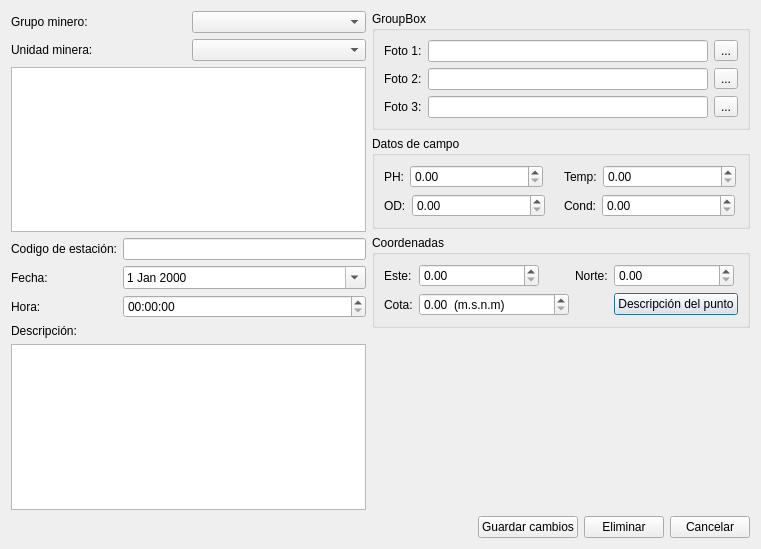
<?xml version="1.0" encoding="UTF-8"?>
<ui version="4.0">
 <class>EditDataDialog</class>
 <widget class="QDialog" name="EditDataDialog">
  <property name="geometry">
   <rect>
    <x>0</x>
    <y>0</y>
    <width>761</width>
    <height>549</height>
   </rect>
  </property>
  <property name="windowTitle">
   <string>Dialog</string>
  </property>
  <layout class="QGridLayout" name="gridLayout_6">
   <item row="0" column="0">
    <layout class="QVBoxLayout" name="verticalLayout">
     <item>
      <layout class="QGridLayout" name="gridLayout">
       <item row="0" column="0">
        <widget class="QLabel" name="label">
         <property name="text">
          <string>Grupo minero:</string>
         </property>
        </widget>
       </item>
       <item row="0" column="1">
        <widget class="QComboBox" name="cboGrupo"/>
       </item>
       <item row="1" column="0">
        <widget class="QLabel" name="label_2">
         <property name="text">
          <string>Unidad minera:</string>
         </property>
        </widget>
       </item>
       <item row="1" column="1">
        <widget class="QComboBox" name="cboUnidad"/>
       </item>
      </layout>
     </item>
     <item>
      <widget class="QTableWidget" name="twEstaciones">
       <property name="selectionBehavior">
        <enum>QAbstractItemView::SelectRows</enum>
       </property>
      </widget>
     </item>
     <item>
      <layout class="QGridLayout" name="gridLayout_2">
       <item row="0" column="0">
        <widget class="QLabel" name="label_3">
         <property name="text">
          <string>Codigo de estación:</string>
         </property>
        </widget>
       </item>
       <item row="0" column="1">
        <widget class="QLineEdit" name="lineEdit"/>
       </item>
       <item row="1" column="0">
        <widget class="QLabel" name="label_4">
         <property name="text">
          <string>Fecha:</string>
         </property>
        </widget>
       </item>
       <item row="1" column="1">
        <widget class="QDateEdit" name="dateEdit">
         <property name="calendarPopup">
          <bool>true</bool>
         </property>
        </widget>
       </item>
       <item row="2" column="0">
        <widget class="QLabel" name="label_5">
         <property name="text">
          <string>Hora:</string>
         </property>
        </widget>
       </item>
       <item row="2" column="1">
        <widget class="QTimeEdit" name="timeEdit"/>
       </item>
      </layout>
     </item>
     <item>
      <widget class="QLabel" name="label_16">
       <property name="text">
        <string>Descripción:</string>
       </property>
      </widget>
     </item>
     <item>
      <widget class="QPlainTextEdit" name="plainTextEdit"/>
     </item>
    </layout>
   </item>
   <item row="0" column="1">
    <layout class="QVBoxLayout" name="verticalLayout_2">
     <item>
      <widget class="QGroupBox" name="groupBox_2">
       <property name="sizePolicy">
        <sizepolicy hsizetype="Preferred" vsizetype="Fixed">
         <horstretch>0</horstretch>
         <verstretch>0</verstretch>
        </sizepolicy>
       </property>
       <property name="title">
        <string>GroupBox</string>
       </property>
       <layout class="QGridLayout" name="gridLayout_3">
        <item row="0" column="0">
         <widget class="QLabel" name="label_6">
          <property name="text">
           <string>Foto 1:</string>
          </property>
         </widget>
        </item>
        <item row="0" column="1">
         <widget class="SWCustomTxt" name="lineEdit_2">
          <property name="toolTip">
           <string>Click para ver la foto</string>
          </property>
          <property name="readOnly">
           <bool>true</bool>
          </property>
         </widget>
        </item>
        <item row="0" column="2">
         <widget class="QToolButton" name="toolButton">
          <property name="text">
           <string>...</string>
          </property>
         </widget>
        </item>
        <item row="1" column="0">
         <widget class="QLabel" name="label_7">
          <property name="text">
           <string>Foto 2:</string>
          </property>
         </widget>
        </item>
        <item row="1" column="1">
         <widget class="SWCustomTxt" name="lineEdit_3">
          <property name="toolTip">
           <string>Click para ver la foto</string>
          </property>
          <property name="readOnly">
           <bool>true</bool>
          </property>
         </widget>
        </item>
        <item row="1" column="2">
         <widget class="QToolButton" name="toolButton_2">
          <property name="text">
           <string>...</string>
          </property>
         </widget>
        </item>
        <item row="2" column="0">
         <widget class="QLabel" name="label_8">
          <property name="text">
           <string>Foto 3:</string>
          </property>
         </widget>
        </item>
        <item row="2" column="1">
         <widget class="SWCustomTxt" name="lineEdit_4">
          <property name="toolTip">
           <string>Click para ver la foto</string>
          </property>
          <property name="readOnly">
           <bool>true</bool>
          </property>
         </widget>
        </item>
        <item row="2" column="2">
         <widget class="QToolButton" name="toolButton_3">
          <property name="text">
           <string>...</string>
          </property>
         </widget>
        </item>
       </layout>
      </widget>
     </item>
     <item>
      <widget class="QGroupBox" name="groupBox_4">
       <property name="sizePolicy">
        <sizepolicy hsizetype="Preferred" vsizetype="Fixed">
         <horstretch>0</horstretch>
         <verstretch>0</verstretch>
        </sizepolicy>
       </property>
       <property name="title">
        <string>Datos de campo</string>
       </property>
       <layout class="QGridLayout" name="gridLayout_4">
        <item row="0" column="0">
         <layout class="QFormLayout" name="formLayout_3">
          <item row="0" column="0">
           <widget class="QLabel" name="label_9">
            <property name="text">
             <string>PH:</string>
            </property>
           </widget>
          </item>
          <item row="0" column="1">
           <widget class="QDoubleSpinBox" name="dsbPh">
            <property name="minimumSize">
             <size>
              <width>133</width>
              <height>0</height>
             </size>
            </property>
            <property name="maximumSize">
             <size>
              <width>133</width>
              <height>16777215</height>
             </size>
            </property>
            <property name="readOnly">
             <bool>false</bool>
            </property>
           </widget>
          </item>
         </layout>
        </item>
        <item row="0" column="1">
         <layout class="QFormLayout" name="formLayout_4">
          <item row="0" column="0">
           <widget class="QLabel" name="label_11">
            <property name="text">
             <string>Temp:</string>
            </property>
           </widget>
          </item>
          <item row="0" column="1">
           <widget class="QDoubleSpinBox" name="dsbTemp">
            <property name="minimumSize">
             <size>
              <width>133</width>
              <height>0</height>
             </size>
            </property>
            <property name="maximumSize">
             <size>
              <width>133</width>
              <height>16777215</height>
             </size>
            </property>
            <property name="readOnly">
             <bool>false</bool>
            </property>
            <property name="maximum">
             <double>999.990000000000009</double>
            </property>
           </widget>
          </item>
         </layout>
        </item>
        <item row="1" column="0">
         <layout class="QFormLayout" name="formLayout_5">
          <item row="0" column="0">
           <widget class="QLabel" name="label_10">
            <property name="text">
             <string>OD:</string>
            </property>
           </widget>
          </item>
          <item row="0" column="1">
           <widget class="QDoubleSpinBox" name="dsbOd">
            <property name="minimumSize">
             <size>
              <width>133</width>
              <height>0</height>
             </size>
            </property>
            <property name="maximumSize">
             <size>
              <width>133</width>
              <height>16777215</height>
             </size>
            </property>
            <property name="readOnly">
             <bool>false</bool>
            </property>
           </widget>
          </item>
         </layout>
        </item>
        <item row="1" column="1">
         <layout class="QFormLayout" name="formLayout_6">
          <item row="0" column="0">
           <widget class="QLabel" name="label_12">
            <property name="text">
             <string>Cond:</string>
            </property>
           </widget>
          </item>
          <item row="0" column="1">
           <widget class="QDoubleSpinBox" name="dsbCond">
            <property name="minimumSize">
             <size>
              <width>133</width>
              <height>0</height>
             </size>
            </property>
            <property name="maximumSize">
             <size>
              <width>133</width>
              <height>16777215</height>
             </size>
            </property>
            <property name="readOnly">
             <bool>false</bool>
            </property>
            <property name="maximum">
             <double>999999999.990000009536743</double>
            </property>
           </widget>
          </item>
         </layout>
        </item>
       </layout>
      </widget>
     </item>
     <item>
      <widget class="QGroupBox" name="groupBox_5">
       <property name="sizePolicy">
        <sizepolicy hsizetype="Preferred" vsizetype="Fixed">
         <horstretch>0</horstretch>
         <verstretch>0</verstretch>
        </sizepolicy>
       </property>
       <property name="title">
        <string>Coordenadas</string>
       </property>
       <layout class="QGridLayout" name="gridLayout_5">
        <item row="0" column="0">
         <widget class="QLabel" name="label_13">
          <property name="text">
           <string>Este:</string>
          </property>
         </widget>
        </item>
        <item row="0" column="1">
         <widget class="QDoubleSpinBox" name="dsbEste">
          <property name="minimumSize">
           <size>
            <width>120</width>
            <height>0</height>
           </size>
          </property>
          <property name="maximumSize">
           <size>
            <width>120</width>
            <height>16777215</height>
           </size>
          </property>
          <property name="maximum">
           <double>9999999999.000000000000000</double>
          </property>
         </widget>
        </item>
        <item row="0" column="2">
         <widget class="QLabel" name="label_14">
          <property name="text">
           <string>Norte:</string>
          </property>
         </widget>
        </item>
        <item row="0" column="3">
         <widget class="QDoubleSpinBox" name="dsbNorte">
          <property name="minimumSize">
           <size>
            <width>120</width>
            <height>0</height>
           </size>
          </property>
          <property name="maximumSize">
           <size>
            <width>120</width>
            <height>16777215</height>
           </size>
          </property>
          <property name="maximum">
           <double>9999999999.000000000000000</double>
          </property>
         </widget>
        </item>
        <item row="1" column="0">
         <widget class="QLabel" name="label_15">
          <property name="text">
           <string>Cota:</string>
          </property>
         </widget>
        </item>
        <item row="1" column="1">
         <widget class="QDoubleSpinBox" name="dsbCota">
          <property name="minimumSize">
           <size>
            <width>150</width>
            <height>0</height>
           </size>
          </property>
          <property name="maximumSize">
           <size>
            <width>150</width>
            <height>16777215</height>
           </size>
          </property>
          <property name="suffix">
           <string>  (m.s.n.m)</string>
          </property>
          <property name="maximum">
           <double>9999999999.000000000000000</double>
          </property>
         </widget>
        </item>
        <item row="1" column="3">
         <widget class="QPushButton" name="pushButton">
          <property name="text">
           <string>Descripción del punto</string>
          </property>
          <property name="icon">
           <iconset resource="rsc.qrc">
            <normaloff>:/img/ui_-09-128.png</normaloff>:/img/ui_-09-128.png</iconset>
          </property>
         </widget>
        </item>
       </layout>
      </widget>
     </item>
     <item>
      <spacer name="verticalSpacer">
       <property name="orientation">
        <enum>Qt::Vertical</enum>
       </property>
       <property name="sizeHint" stdset="0">
        <size>
         <width>20</width>
         <height>40</height>
        </size>
       </property>
      </spacer>
     </item>
    </layout>
   </item>
   <item row="1" column="0" colspan="2">
    <layout class="QHBoxLayout" name="horizontalLayout">
     <item>
      <spacer name="horizontalSpacer">
       <property name="orientation">
        <enum>Qt::Horizontal</enum>
       </property>
       <property name="sizeHint" stdset="0">
        <size>
         <width>210</width>
         <height>20</height>
        </size>
       </property>
      </spacer>
     </item>
     <item>
      <widget class="QPushButton" name="btnGuardar">
       <property name="text">
        <string>Guardar cambios</string>
       </property>
       <property name="icon">
        <iconset resource="rsc.qrc">
         <normaloff>:/img/save.png</normaloff>:/img/save.png</iconset>
       </property>
       <property name="iconSize">
        <size>
         <width>24</width>
         <height>24</height>
        </size>
       </property>
      </widget>
     </item>
     <item>
      <widget class="QPushButton" name="btnEliminar">
       <property name="text">
        <string>Eliminar</string>
       </property>
       <property name="icon">
        <iconset resource="rsc.qrc">
         <normaloff>:/img/807714.png</normaloff>:/img/807714.png</iconset>
       </property>
       <property name="iconSize">
        <size>
         <width>24</width>
         <height>24</height>
        </size>
       </property>
      </widget>
     </item>
     <item>
      <widget class="QPushButton" name="btnCancelar">
       <property name="text">
        <string>Cancelar</string>
       </property>
       <property name="icon">
        <iconset resource="rsc.qrc">
         <normaloff>:/img/cancel.png</normaloff>:/img/cancel.png</iconset>
       </property>
       <property name="iconSize">
        <size>
         <width>24</width>
         <height>24</height>
        </size>
       </property>
      </widget>
     </item>
    </layout>
   </item>
  </layout>
 </widget>
 <customwidgets>
  <customwidget>
   <class>SWCustomTxt</class>
   <extends>QLineEdit</extends>
   <header location="global">swcustomtxt.h</header>
  </customwidget>
 </customwidgets>
 <resources>
  <include location="rsc.qrc"/>
  <include location="rsc.qrc"/>
 </resources>
 <connections/>
</ui>
